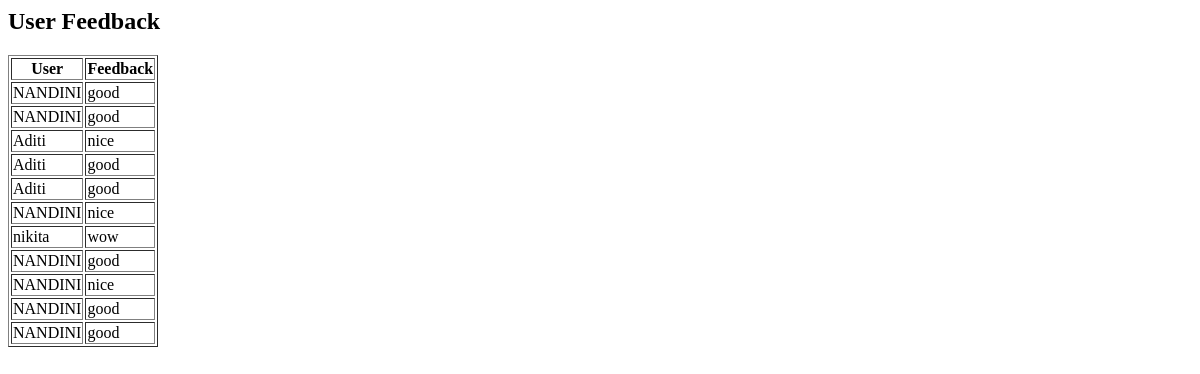
/admin/feedback, run on an earlier commit of the app's database.
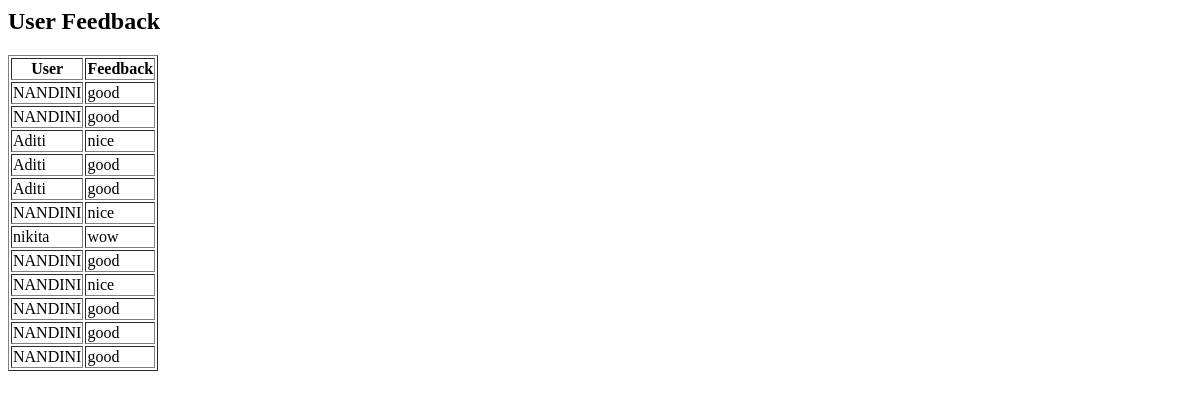
And on a later commit of the database.
### tables this page shows
CREATE TABLE feedback(
        id INTEGER PRIMARY KEY AUTOINCREMENT,
        username TEXT,
        prompt TEXT,
        message TEXT
);

### CodeGenie AI/app.py (the view)
@app.route("/admin/feedback")
def admin_feedback():
    conn = sqlite3.connect("database.db")
    cursor = conn.cursor()
    cursor.execute("SELECT username,message FROM feedback")
    data = cursor.fetchall()
    conn.close()
    return render_template("admin_feedback.html", data=data)

### CodeGenie AI/templates/admin_feedback.html
<h2>User Feedback</h2>
<table border="1">
<tr>
<th>User</th>
<th>Feedback</th>
</tr>
{% for f in data %}
<tr>
<td>{{f[0]}}</td>
<td>{{f[1]}}</td>
</tr>
{% endfor %}
</table>

What changed in the data, as far as the page shows it:
added feedback: username "NANDINI", message "good"
